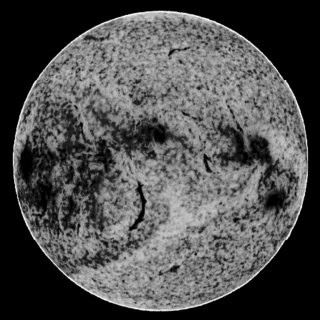
%> input picture practica_0/manchasolar.jpg, 320 x 320 px
$ octave transformacionLineal.m   (GNU Octave 9; MATLAB toolbox functions it lacks are replaced by stand-ins)
%> lines starting %> are read from the running program, lines starting %| are printed output that depends on the picture
% Cargar la imagen
imagen = imread('manchasolar.jpg');
%> imagen is the input picture: size 320x320 uint8; min 0, max 254, mean 77.9

% Convertir la imagen a tipo double
imagen_double = im2double(imagen);

% Aplicar la transformación no lineal
a = 69;
imagen_transformada = a * imagen_double.^2;
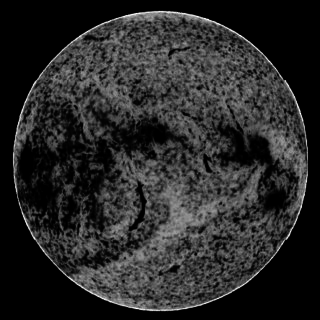
%> imagen_transformada: size 320x320 double; min 0, max 68.46, mean 11; drawn with min black and max white

% Mostrar la imagen original y la transformada
figure;
subplot(1, 2, 1);
imshow(imagen);
title('Imagen Original');
subplot(1, 2, 2);
imshow(imagen_transformada);
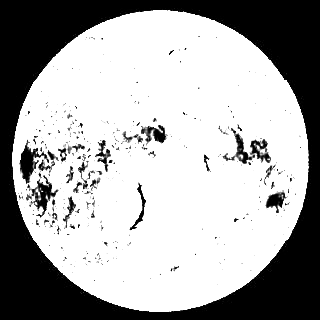
%> displayed picture: size 320x320, on the screen's scale of 0 to 255; min 0, max 255, mean 166.9
title('Imagen Transformada');

$ run again, with practica_0/Arquitectura .parisina.jpg copied over practica_0/manchasolar.jpg
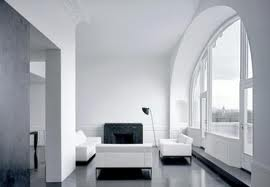
%> input picture practica_0/Arquitectura .parisina.jpg, 270 x 187 px
%> imagen is the input picture: size 187x270x3 uint8; mean R, G, B 166.2, 169.1, 175.1
%> `imagen_transformada = a * imagen_double.^2;`:
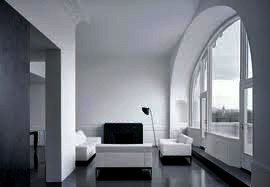
%> imagen_transformada: size 187x270x3 double; mean R, G, B 32.5, 33.4, 35.5; drawn with min black and max white
%> `imshow(imagen_transformada);`:
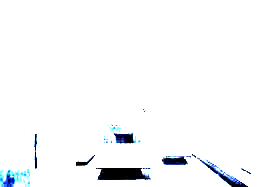
%> displayed picture: size 187x270x3, on the screen's scale of 0 to 255; mean R, G, B 247.2, 248.5, 249.8

$ run again, with practica_0/Centro.jpg copied over practica_0/manchasolar.jpg
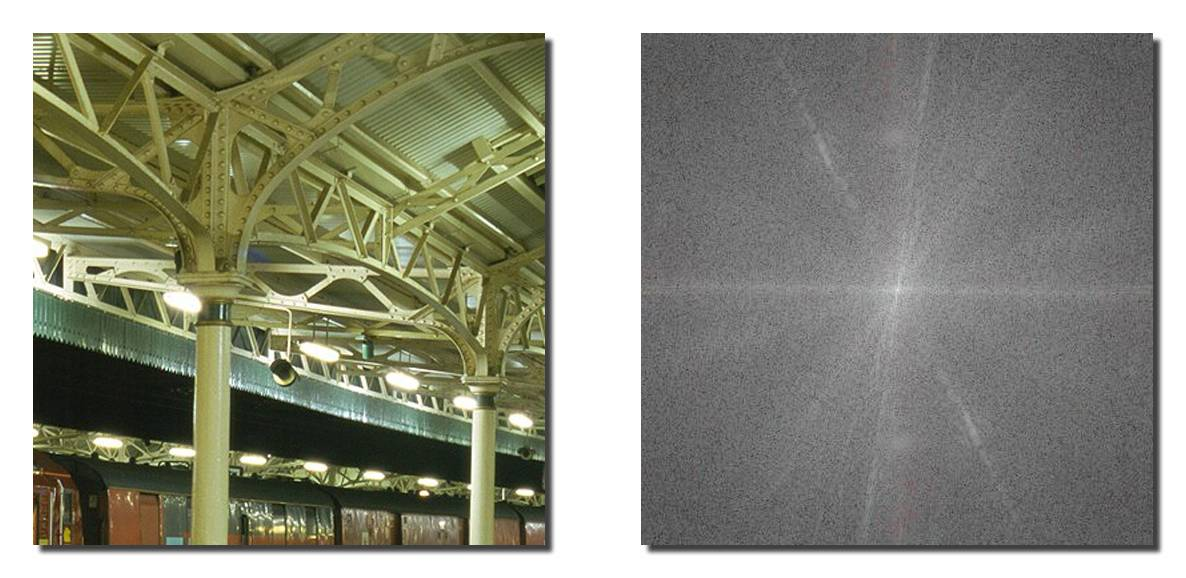
%> input picture practica_0/Centro.jpg, 1186 x 578 px
%> imagen is the input picture: size 578x1186x3 uint8; mean R, G, B 141.8, 142.8, 127.7
%> `imagen_transformada = a * imagen_double.^2;`:
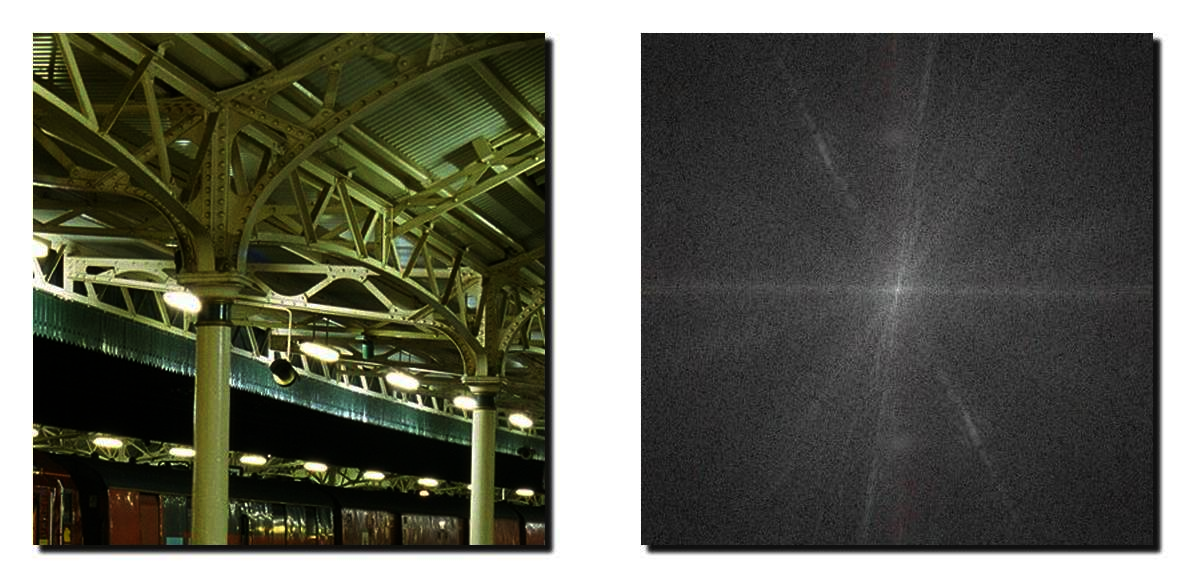
%> imagen_transformada: size 578x1186x3 double; mean R, G, B 26.2, 26.5, 23.2; drawn with min black and max white
%> `imshow(imagen_transformada);`:
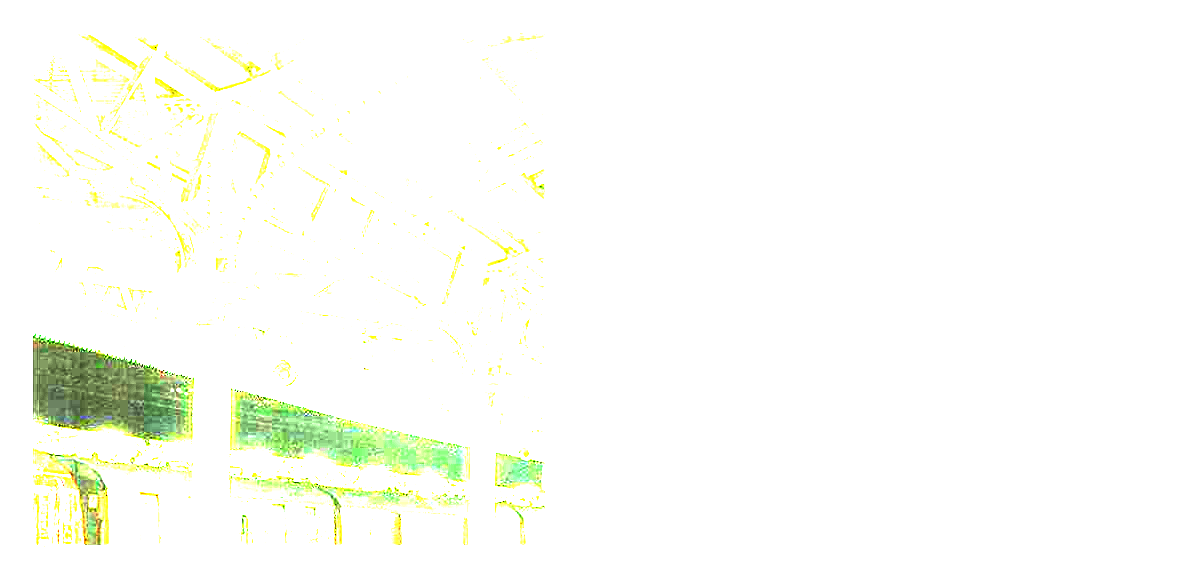
%> displayed picture: size 578x1186x3, on the screen's scale of 0 to 255; mean R, G, B 251.2, 252.9, 246.7

$ run again, with practica_0/Colores.jpg copied over practica_0/manchasolar.jpg
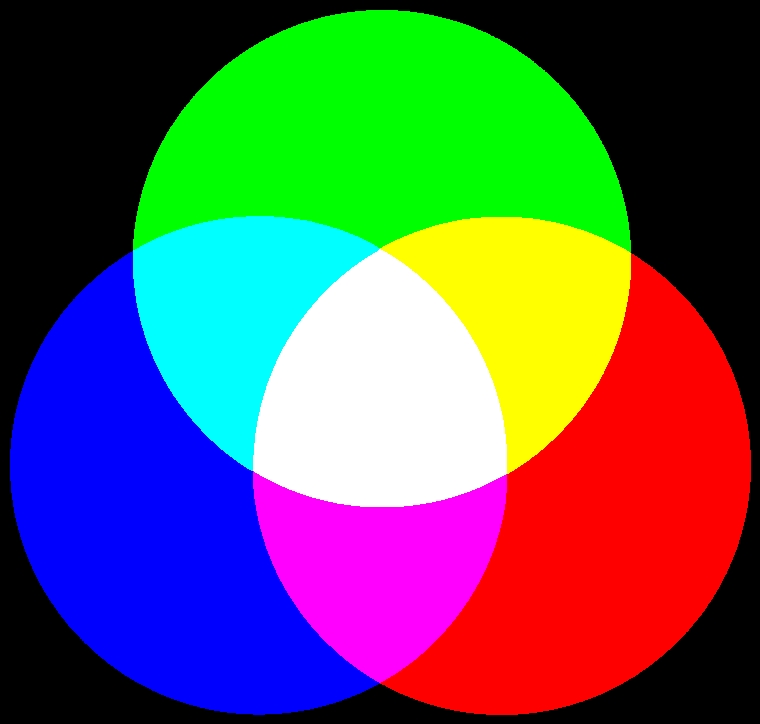
%> input picture practica_0/Colores.jpg, 760 x 724 px
%> imagen is the input picture: size 724x760x3 uint8; mean R, G, B 90.2, 90.3, 90.3
%> `imshow(imagen_transformada);`:
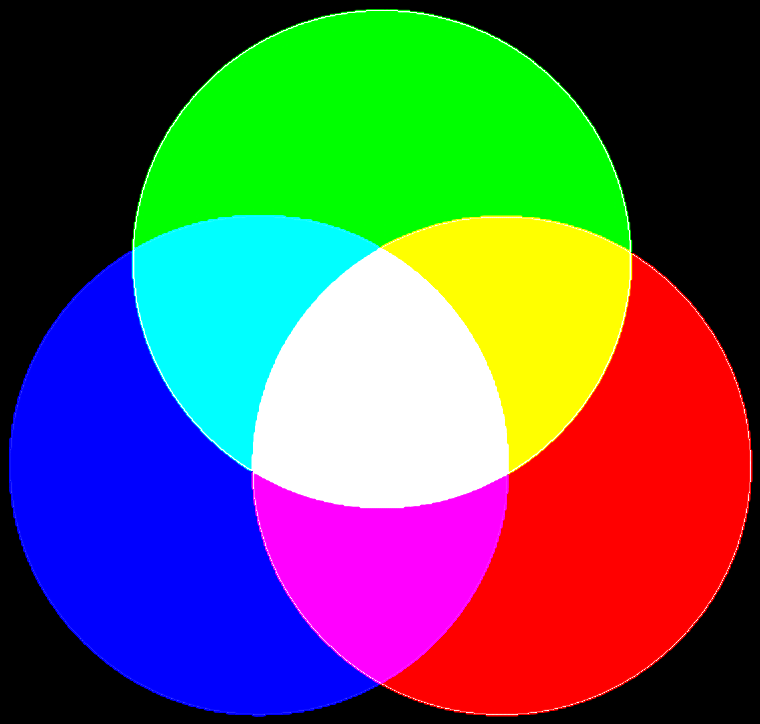
%> displayed picture: size 724x760x3, on the screen's scale of 0 to 255; mean R, G, B 91.8, 91.3, 92.2
